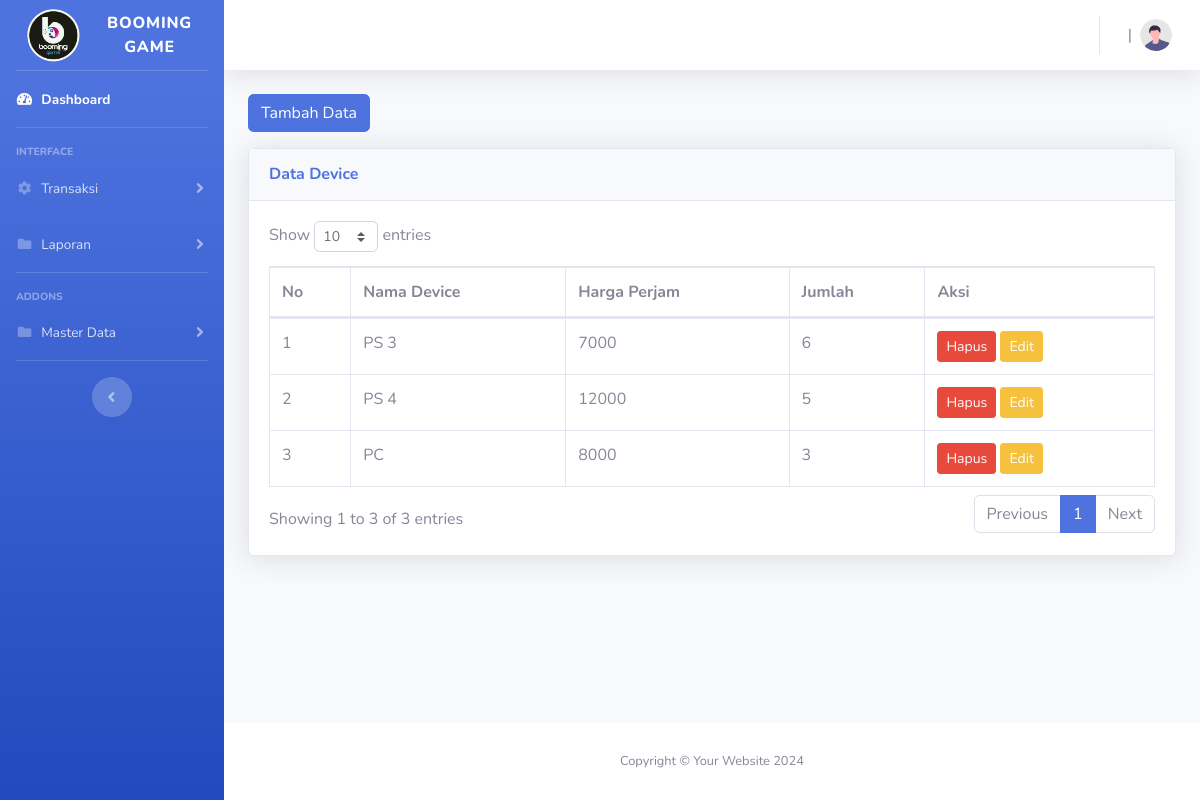
Page /public/device (signed in) on the committed database.
### tables this page shows
CREATE TABLE `device` (
  `id_device` int(11) NOT NULL,
  `name_device` varchar(50) NOT NULL,
  `harga_perjam` varchar(50) NOT NULL,
  `jumlah` int(20) NOT NULL
);

### app/core/Controller.php (called while the page is built, shortened)
<?php
class Controller {
       public function view($view, $data = []){
        require_once '../app/views/' . $view . '.php';
       }
       public function model($model){
        return new $model;
       }
}
?>

### app/core/App.php (called while the page is built, shortened)
<?php
class App {
    protected $method = 'index';
    protected $params = [];
    public function __construct(){
        $this->controller = new $this->controller;
        call_user_func_array([$this->controller, $this->method], $this->params);
    }
}
?>

### public/index.php (called while the page is built, shortened)
<?php
$app = new App;
?>

### app/core/Database.php (called while the page is built, shortened)
<?php
class Database{
    private $host = DB_HOST;
    private $user = DB_USER;
    private $pass = DB_PASS;
    private $db_name = DB_NAME;
    private $dbh;
    private $stmt;
    public function __construct(){
        $dsn = 'mysql:host='. $this->host . ';dbname='. $this->db_name;
        try{
            $this->dbh = new PDO($dsn, $this->user, $this->pass);
        } catch(PDOException $e){
            die($e->getMessage());
        }
    }
    public function query($query){
        $this->stmt = $this->dbh->prepare($query);
    }
    public function bind($param, $value, $type = null){
        if(is_null($type)){
            switch(true){
                case is_null($value):
                    $type = PDO::PARAM_NULL;
                    break;
            }
        }
        $this->stmt->bindValue($param, $value, $type);
    }
    public function execute(){
        $this->stmt->execute();
    }
    public function resultSet(){
        $this->execute();
        return $this->stmt->fetchAll(PDO::FETCH_ASSOC);
    }
}
?>

### app/models/Device_model.php (called while the page is built, shortened)
<?php
class Device_model{
    private $table = 'device';
    private $db;
    public function __construct(){
        $this->db = new Database;
    }
    public function getAllDevice(){
        $this->db->query('SELECT * FROM '. $this->table);
        return $this->db->resultSet();
    }
}
?>

### app/views/device/index.php (the view, shortened to what this page needs)
<button class="btn btn-primary mb-3" data-bs-toggle="modal" data-bs-target="#exampleModal">Tambah Data</button>
<div class="card shadow mb-4">
    <div class="card-header py-3">
        <h6 class="m-0 font-weight-bold text-primary">Data Device</h6>
    </div>
    <div class="card-body">
        <div class="table-responsive">
            <table class="table table-bordered" id="dataTable" width="100%" cellspacing="0">
                <thead>
                    <tr>
                        <th>No</th>
                        <th>Nama Device</th>
                        <th>Harga Perjam</th>
                        <th>Jumlah</th>
                        <th>Aksi</th>
                    </tr>
                </thead>
                <tbody>
                    <?php $i=1;
                    foreach($data['device'] as $data): ?>
                    <tr>
                        <td><?= $i++; ?></td>
                        <td><?= $data['name_device']; ?></td>
                        <td><?= $data['harga_perjam']; ?></td>
                        <td><?= $data['jumlah']; ?></td>
                        <td>
                        <a href="<?= BASEURL; ?>/device/delete/<?= $data['id_device']; ?>" class="btn btn-sm btn-danger" onclick='return confirm("Apakah yakin ingin menghapus data?")'>Hapus</a>
                        <a href="#" class="view_data btn btn-sm btn-warning" data-bs-toggle="modal" data-bs-target="#myModal" data-id="<?= $data['id_device'];?>">Edit</a>
                        </td>
                    </tr>
                    <?php endforeach; ?>
                </tbody>
            </table>
        </div>
    </div>
</div>

### rows in the picture
device: name_device "PS 3", harga_perjam "7000", jumlah "6"
device: name_device "PS 4", harga_perjam "12000", jumlah "5"
device: name_device "PC", harga_perjam "8000", jumlah "3"
